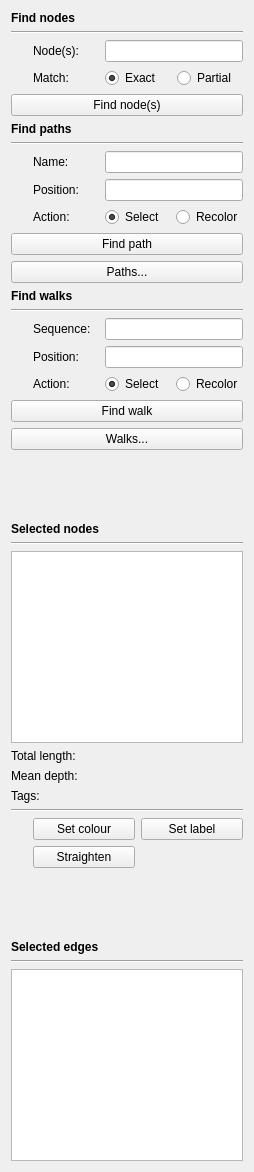
      <widget class="QWidget" name="selectionScrollAreaWidgetContents">
       <property name="geometry">
        <rect>
         <x>0</x>
         <y>0</y>
         <width>254</width>
         <height>1130</height>
        </rect>
       </property>
       <property name="sizePolicy">
        <sizepolicy hsizetype="Minimum" vsizetype="Preferred">
         <horstretch>0</horstretch>
         <verstretch>0</verstretch>
        </sizepolicy>
       </property>
       <layout class="QVBoxLayout" name="verticalLayout_4">
        <item>
         <widget class="QLabel" name="label_14">
          <property name="sizePolicy">
           <sizepolicy hsizetype="Minimum" vsizetype="Preferred">
            <horstretch>0</horstretch>
            <verstretch>0</verstretch>
           </sizepolicy>
          </property>
          <property name="font">
           <font>
            <bold>true</bold>
           </font>
          </property>
          <property name="text">
           <string>Find nodes</string>
          </property>
         </widget>
        </item>
        <item>
         <widget class="Line" name="line_10">
          <property name="orientation">
           <enum>Qt::Horizontal</enum>
          </property>
         </widget>
        </item>
        <item>
         <widget class="QWidget" name="nodeSelectionWidget" native="true">
          <property name="enabled">
           <bool>true</bool>
          </property>
          <layout class="QGridLayout" name="gridLayout_2">
           <property name="leftMargin">
            <number>0</number>
           </property>
           <property name="topMargin">
            <number>0</number>
           </property>
           <property name="rightMargin">
            <number>0</number>
           </property>
           <property name="bottomMargin">
            <number>0</number>
           </property>
           <item row="1" column="0">
            <widget class="InfoTextWidget" name="selectionSearchNodesMatchTypeInfoText" native="true">
             <property name="enabled">
              <bool>true</bool>
             </property>
             <property name="sizePolicy">
              <sizepolicy hsizetype="Fixed" vsizetype="Fixed">
               <horstretch>0</horstretch>
               <verstretch>0</verstretch>
              </sizepolicy>
             </property>
             <property name="minimumSize">
              <size>
               <width>16</width>
               <height>16</height>
              </size>
             </property>
             <property name="toolTip">
              <string>&lt;html&gt;&lt;head/&gt;&lt;body&gt;&lt;p&gt;When 'Exact' match is used, nodes will only be selected if their name exactly matches your input above.&lt;br/&gt;&lt;br/&gt;When 'Partial' match is used, nodes will be selected if any part of their name matches your input above.&lt;/p&gt;&lt;/body&gt;&lt;/html&gt;</string>
             </property>
            </widget>
           </item>
           <item row="1" column="2">
            <widget class="QRadioButton" name="selectionSearchNodesExactMatchRadioButton">
             <property name="focusPolicy">
              <enum>Qt::StrongFocus</enum>
             </property>
             <property name="text">
              <string>Exact</string>
             </property>
             <property name="checked">
              <bool>true</bool>
             </property>
            </widget>
           </item>
           <item row="0" column="1">
            <widget class="QLabel" name="label_12">
             <property name="enabled">
              <bool>true</bool>
             </property>
             <property name="sizePolicy">
              <sizepolicy hsizetype="Minimum" vsizetype="Preferred">
               <horstretch>0</horstretch>
               <verstretch>0</verstretch>
              </sizepolicy>
             </property>
             <property name="text">
              <string>Node(s):</string>
             </property>
            </widget>
           </item>
           <item row="0" column="0">
            <widget class="InfoTextWidget" name="selectionSearchInfoText" native="true">
             <property name="sizePolicy">
              <sizepolicy hsizetype="Fixed" vsizetype="Fixed">
               <horstretch>0</horstretch>
               <verstretch>0</verstretch>
              </sizepolicy>
             </property>
             <property name="minimumSize">
              <size>
               <width>16</width>
               <height>16</height>
              </size>
             </property>
             <property name="toolTip">
              <string>&lt;html&gt;&lt;head/&gt;&lt;body&gt;&lt;p&gt;Type a comma-delimited list of one or mode node numbers and then click the 'Find node(s)' button to search for nodes in the graph. If the search is successful, the view will zoom to the found nodes and they will be selected.&lt;/p&gt;&lt;/body&gt;&lt;/html&gt;</string>
             </property>
            </widget>
           </item>
           <item row="1" column="1">
            <widget class="QLabel" name="label_16">
             <property name="enabled">
              <bool>true</bool>
             </property>
             <property name="text">
              <string>Match:</string>
             </property>
            </widget>
           </item>
           <item row="1" column="3">
            <widget class="QRadioButton" name="selectionSearchNodesPartialMatchRadioButton">
             <property name="focusPolicy">
              <enum>Qt::StrongFocus</enum>
             </property>
             <property name="text">
              <string>Partial</string>
             </property>
            </widget>
           </item>
           <item row="0" column="2" colspan="2">
            <widget class="QLineEdit" name="selectionSearchNodesLineEdit">
             <property name="enabled">
              <bool>true</bool>
             </property>
             <property name="sizePolicy">
              <sizepolicy hsizetype="Minimum" vsizetype="Fixed">
               <horstretch>0</horstretch>
               <verstretch>0</verstretch>
              </sizepolicy>
             </property>
             <property name="focusPolicy">
              <enum>Qt::StrongFocus</enum>
             </property>
            </widget>
           </item>
          </layout>
         </widget>
        </item>
        <item>
         <widget class="QPushButton" name="selectNodesButton">
          <property name="focusPolicy">
           <enum>Qt::StrongFocus</enum>
          </property>
          <property name="text">
           <string>Find node(s)</string>
          </property>
         </widget>
        </item>
        <item>
         <widget class="QLabel" name="label_114">
          <property name="sizePolicy">
           <sizepolicy hsizetype="Minimum" vsizetype="Preferred">
            <horstretch>0</horstretch>
            <verstretch>0</verstretch>
           </sizepolicy>
          </property>
          <property name="font">
           <font>
            <bold>true</bold>
           </font>
          </property>
          <property name="text">
           <string>Find paths</string>
          </property>
         </widget>
        </item>
        <item>
         <widget class="Line" name="line_101">
          <property name="orientation">
           <enum>Qt::Horizontal</enum>
          </property>
         </widget>
        </item>
        <item>
         <widget class="QWidget" name="pathSelectionWidget" native="true">
          <property name="enabled">
           <bool>true</bool>
          </property>
          <layout class="QGridLayout" name="gridLayout_21">
           <property name="leftMargin">
            <number>0</number>
           </property>
           <property name="topMargin">
            <number>0</number>
           </property>
           <property name="rightMargin">
            <number>0</number>
           </property>
           <property name="bottomMargin">
            <number>0</number>
           </property>
           <item row="2" column="0">
            <widget class="InfoTextWidget" name="pathSelectionTypeInfoText" native="true">
             <property name="enabled">
              <bool>true</bool>
             </property>
             <property name="sizePolicy">
              <sizepolicy hsizetype="Fixed" vsizetype="Fixed">
               <horstretch>0</horstretch>
               <verstretch>0</verstretch>
              </sizepolicy>
             </property>
             <property name="minimumSize">
              <size>
               <width>16</width>
               <height>16</height>
              </size>
             </property>
            </widget>
           </item>
           <item row="0" column="2" colspan="2">
            <widget class="QLineEdit" name="pathSelectionLineEdit2">
             <property name="enabled">
              <bool>true</bool>
             </property>
             <property name="sizePolicy">
              <sizepolicy hsizetype="Minimum" vsizetype="Fixed">
               <horstretch>0</horstretch>
               <verstretch>0</verstretch>
              </sizepolicy>
             </property>
             <property name="focusPolicy">
              <enum>Qt::StrongFocus</enum>
             </property>
            </widget>
           </item>
           <item row="0" column="1">
            <widget class="QLabel" name="label_112">
             <property name="enabled">
              <bool>true</bool>
             </property>
             <property name="sizePolicy">
              <sizepolicy hsizetype="Minimum" vsizetype="Preferred">
               <horstretch>0</horstretch>
               <verstretch>0</verstretch>
              </sizepolicy>
             </property>
             <property name="text">
              <string>Name:</string>
             </property>
            </widget>
           </item>
           <item row="2" column="3">
            <widget class="QRadioButton" name="pathSelectionRecolorRadioButton">
             <property name="focusPolicy">
              <enum>Qt::StrongFocus</enum>
             </property>
             <property name="text">
              <string>Recolor</string>
             </property>
            </widget>
           </item>
           <item row="2" column="1">
            <widget class="QLabel" name="label_116">
             <property name="enabled">
              <bool>true</bool>
             </property>
             <property name="text">
              <string>Action:</string>
             </property>
            </widget>
           </item>
           <item row="2" column="2">
            <widget class="QRadioButton" name="pathSelectionSelectRadioButton">
             <property name="focusPolicy">
              <enum>Qt::StrongFocus</enum>
             </property>
             <property name="text">
              <string>Select</string>
             </property>
             <property name="checked">
              <bool>true</bool>
             </property>
            </widget>
           </item>
           <item row="0" column="0">
            <widget class="InfoTextWidget" name="pathSelectionInfoText2" native="true">
             <property name="sizePolicy">
              <sizepolicy hsizetype="Fixed" vsizetype="Fixed">
               <horstretch>0</horstretch>
               <verstretch>0</verstretch>
              </sizepolicy>
             </property>
             <property name="minimumSize">
              <size>
               <width>16</width>
               <height>16</height>
              </size>
             </property>
            </widget>
           </item>
           <item row="1" column="1">
            <widget class="QLabel" name="label">
             <property name="text">
              <string>Position:</string>
             </property>
            </widget>
           </item>
           <item row="1" column="2" colspan="2">
            <widget class="QLineEdit" name="pathSelectionPositionLineEdit"/>
           </item>
          </layout>
         </widget>
        </item>
        <item>
         <widget class="QPushButton" name="pathSelectButton">
          <property name="focusPolicy">
           <enum>Qt::StrongFocus</enum>
          </property>
          <property name="text">
           <string>Find path</string>
          </property>
         </widget>
        </item>
        <item>
         <widget class="QPushButton" name="pathListButton">
          <property name="text">
           <string>Paths...</string>
          </property>
         </widget>
        </item>

        <item>
         <widget class="QLabel" name="label_115">
          <property name="sizePolicy">
           <sizepolicy hsizetype="Minimum" vsizetype="Preferred">
            <horstretch>0</horstretch>
            <verstretch>0</verstretch>
           </sizepolicy>
          </property>
          <property name="font">
           <font>
            <bold>true</bold>
           </font>
          </property>
          <property name="text">
           <string>Find walks</string>
          </property>
         </widget>
        </item>
        <item>
         <widget class="Line" name="line_102">
          <property name="orientation">
           <enum>Qt::Horizontal</enum>
          </property>
         </widget>
        </item>

        <item>
         <widget class="QWidget" name="walkSelectionWidget" native="true">
          <property name="enabled">
           <bool>true</bool>
          </property>
          <layout class="QGridLayout" name="gridLayout_22">
           <property name="leftMargin">
            <number>0</number>
           </property>
           <property name="topMargin">
            <number>0</number>
           </property>
           <property name="rightMargin">
            <number>0</number>
           </property>
           <property name="bottomMargin">
            <number>0</number>
           </property>
           <item row="2" column="0">
            <widget class="InfoTextWidget" name="walkSelectionTypeInfoText" native="true">
             <property name="enabled">
              <bool>true</bool>
             </property>
             <property name="sizePolicy">
              <sizepolicy hsizetype="Fixed" vsizetype="Fixed">
               <horstretch>0</horstretch>
               <verstretch>0</verstretch>
              </sizepolicy>
             </property>
             <property name="minimumSize">
              <size>
               <width>16</width>
               <height>16</height>
              </size>
             </property>
            </widget>
           </item>
           <item row="0" column="2" colspan="2">
            <widget class="QLineEdit" name="walkSelectionLineEdit2">
             <property name="enabled">
              <bool>true</bool>
             </property>
             <property name="sizePolicy">
              <sizepolicy hsizetype="Minimum" vsizetype="Fixed">
               <horstretch>0</horstretch>
               <verstretch>0</verstretch>
              </sizepolicy>
             </property>
             <property name="focusPolicy">
              <enum>Qt::StrongFocus</enum>
             </property>
            </widget>
           </item>
           <item row="0" column="1">
            <widget class="QLabel" name="label_113">
             <property name="enabled">
              <bool>true</bool>
             </property>
             <property name="sizePolicy">
              <sizepolicy hsizetype="Minimum" vsizetype="Preferred">
               <horstretch>0</horstretch>
               <verstretch>0</verstretch>
              </sizepolicy>
             </property>
             <property name="text">
              <string>Sequence:</string>
             </property>
            </widget>
           </item>
           <item row="2" column="3">
            <widget class="QRadioButton" name="walkSelectionRecolorRadioButton">
             <property name="focusPolicy">
              <enum>Qt::StrongFocus</enum>
             </property>
             <property name="text">
              <string>Recolor</string>
             </property>
            </widget>
           </item>
           <item row="2" column="1">
            <widget class="QLabel" name="label_117">
             <property name="enabled">
              <bool>true</bool>
             </property>
             <property name="text">
              <string>Action:</string>
             </property>
            </widget>
           </item>
           <item row="2" column="2">
            <widget class="QRadioButton" name="walkSelectionSelectRadioButton">
             <property name="focusPolicy">
              <enum>Qt::StrongFocus</enum>
             </property>
             <property name="text">
              <string>Select</string>
             </property>
             <property name="checked">
              <bool>true</bool>
             </property>
            </widget>
           </item>
           <item row="0" column="0">
            <widget class="InfoTextWidget" name="walkSelectionInfoText2" native="true">
             <property name="sizePolicy">
              <sizepolicy hsizetype="Fixed" vsizetype="Fixed">
               <horstretch>0</horstretch>
               <verstretch>0</verstretch>
              </sizepolicy>
             </property>
             <property name="minimumSize">
              <size>
               <width>16</width>
               <height>16</height>
              </size>
             </property>
            </widget>
           </item>
           <item row="1" column="1">
            <widget class="QLabel" name="label2">
             <property name="text">
              <string>Position:</string>
             </property>
            </widget>
           </item>
           <item row="1" column="2" colspan="2">
            <widget class="QLineEdit" name="walkSelectionPositionLineEdit"/>
           </item>
          </layout>
         </widget>
        </item>
        <item>
         <widget class="QPushButton" name="walkSelectButton">
          <property name="focusPolicy">
           <enum>Qt::StrongFocus</enum>
          </property>
          <property name="text">
           <string>Find walk</string>
          </property>
         </widget>
        </item>
        <item>
         <widget class="QPushButton" name="walkListButton">
          <property name="text">
           <string>Walks...</string>
          </property>
         </widget>
        </item>

        <item>
         <widget class="QWidget" name="selectedNodesSpacerWidget" native="true">
          <layout class="QVBoxLayout" name="verticalLayout_5">
           <property name="leftMargin">
            <number>0</number>
           </property>
           <property name="topMargin">
            <number>0</number>
           </property>
           <property name="rightMargin">
            <number>0</number>
           </property>
           <property name="bottomMargin">
            <number>0</number>
           </property>
           <item>
            <spacer name="selectedNodesSpacer">
             <property name="orientation">
              <enum>Qt::Vertical</enum>
             </property>
             <property name="sizeType">
              <enum>QSizePolicy::Fixed</enum>
             </property>
             <property name="sizeHint" stdset="0">
              <size>
               <width>20</width>
               <height>60</height>
              </size>
             </property>
            </spacer>
           </item>
          </layout>
         </widget>
        </item>
        <item>
         <widget class="QLabel" name="selectedNodesTitleLabel">
          <property name="sizePolicy">
           <sizepolicy hsizetype="Minimum" vsizetype="Preferred">
            <horstretch>0</horstretch>
            <verstretch>0</verstretch>
           </sizepolicy>
          </property>
          <property name="font">
           <font>
            <bold>true</bold>
           </font>
          </property>
          <property name="text">
           <string>Selected nodes</string>
          </property>
         </widget>
        </item>
        <item>
         <widget class="Line" name="selectedNodesLine1">
          <property name="orientation">
           <enum>Qt::Horizontal</enum>
          </property>
         </widget>
        </item>
        <item>
         <widget class="QPlainTextEdit" name="selectedNodesTextEdit">
          <property name="sizePolicy">
           <sizepolicy hsizetype="Ignored" vsizetype="Minimum">
            <horstretch>0</horstretch>
            <verstretch>0</verstretch>
           </sizepolicy>
          </property>
          <property name="readOnly">
           <bool>true</bool>
          </property>
         </widget>
        </item>
        <item>
         <widget class="QLabel" name="selectedNodesLengthLabel">
          <property name="sizePolicy">
           <sizepolicy hsizetype="Minimum" vsizetype="Preferred">
            <horstretch>0</horstretch>
            <verstretch>0</verstretch>
           </sizepolicy>
          </property>
          <property name="text">
           <string>Total length:</string>
          </property>
          <property name="alignment">
           <set>Qt::AlignLeading|Qt::AlignLeft|Qt::AlignVCenter</set>
          </property>
         </widget>
        </item>
        <item>
         <widget class="QLabel" name="selectedNodesDepthLabel">
          <property name="sizePolicy">
           <sizepolicy hsizetype="Minimum" vsizetype="Preferred">
            <horstretch>0</horstretch>
            <verstretch>0</verstretch>
           </sizepolicy>
          </property>
          <property name="text">
           <string>Mean depth:</string>
          </property>
          <property name="alignment">
           <set>Qt::AlignLeading|Qt::AlignLeft|Qt::AlignVCenter</set>
          </property>
         </widget>
        </item>
        <item>
         <widget class="QLabel" name="selectedNodesTagLabel">
          <property name="sizePolicy">
           <sizepolicy hsizetype="Ignored" vsizetype="Preferred">
            <horstretch>0</horstretch>
            <verstretch>0</verstretch>
           </sizepolicy>
          </property>
          <property name="text">
           <string>Tags:</string>
          </property>
          <property name="textFormat">
           <enum>Qt::PlainText</enum>
          </property>
          <property name="wordWrap">
           <bool>true</bool>
          </property>
          <property name="alignment">
           <set>Qt::AlignLeading|Qt::AlignLeft|Qt::AlignVCenter</set>
          </property>
         </widget>
        </item>
        <item>
         <widget class="Line" name="selectedNodesLine2">
          <property name="orientation">
           <enum>Qt::Horizontal</enum>
          </property>
         </widget>
        </item>
        <item>
         <widget class="QWidget" name="selectedNodesModificationWidget" native="true">
          <layout class="QGridLayout" name="gridLayout">
           <property name="leftMargin">
            <number>0</number>
           </property>
           <property name="topMargin">
            <number>0</number>
           </property>
           <property name="rightMargin">
            <number>0</number>
           </property>
           <property name="bottomMargin">
            <number>0</number>
           </property>
           <item row="0" column="0">
            <widget class="InfoTextWidget" name="setColourAndLabelInfoText" native="true">
             <property name="sizePolicy">
              <sizepolicy hsizetype="Fixed" vsizetype="Fixed">
               <horstretch>0</horstretch>
               <verstretch>0</verstretch>
              </sizepolicy>
             </property>
             <property name="minimumSize">
              <size>
               <width>16</width>
               <height>16</height>
              </size>
             </property>
             <property name="toolTip">
              <string>&lt;html&gt;&lt;head/&gt;&lt;body&gt;&lt;p&gt;Custom colours and labels can be applied to selected nodes using these buttons. They will only be visible when the colouring mode is set to 'Custom colours' and the 'Custom' label option is ticked.  &lt;/p&gt;&lt;/body&gt;&lt;/html&gt;</string>
             </property>
            </widget>
           </item>
           <item row="0" column="2">
            <widget class="QPushButton" name="setNodeCustomLabelButton">
             <property name="focusPolicy">
              <enum>Qt::StrongFocus</enum>
             </property>
             <property name="toolTip">
              <string>Ctrl+L</string>
             </property>
             <property name="text">
              <string>Set label</string>
             </property>
            </widget>
           </item>
           <item row="0" column="1">
            <widget class="QPushButton" name="setNodeCustomColourButton">
             <property name="focusPolicy">
              <enum>Qt::StrongFocus</enum>
             </property>
             <property name="toolTip">
              <string>Ctrl+O</string>
             </property>
             <property name="text">
              <string>Set colour</string>
             </property>
            </widget>
           </item>
           <item row="1" column="1">
            <widget class="QPushButton" name="straightenSelectedNodesButton">
             <property name="focusPolicy">
              <enum>Qt::StrongFocus</enum>
             </property>
             <property name="toolTip">
              <string>Straighten the selected nodes. Press again to restore their previous shape.</string>
             </property>
             <property name="text">
              <string>Straighten</string>
             </property>
            </widget>
           </item>
          </layout>
         </widget>
        </item>
        <item>
         <widget class="QWidget" name="selectedEdgesSpacerWidget" native="true">
          <layout class="QVBoxLayout" name="verticalLayout_6">
           <property name="leftMargin">
            <number>0</number>
           </property>
           <property name="topMargin">
            <number>0</number>
           </property>
           <property name="rightMargin">
            <number>0</number>
           </property>
           <property name="bottomMargin">
            <number>0</number>
           </property>
           <item>
            <spacer name="selectedEdgesSpacer">
             <property name="orientation">
              <enum>Qt::Vertical</enum>
             </property>
             <property name="sizeType">
              <enum>QSizePolicy::Fixed</enum>
             </property>
             <property name="sizeHint" stdset="0">
              <size>
               <width>20</width>
               <height>60</height>
              </size>
             </property>
            </spacer>
           </item>
          </layout>
         </widget>
        </item>
        <item>
         <widget class="QLabel" name="selectedEdgesTitleLabel">
          <property name="sizePolicy">
           <sizepolicy hsizetype="Minimum" vsizetype="Preferred">
            <horstretch>0</horstretch>
            <verstretch>0</verstretch>
           </sizepolicy>
          </property>
          <property name="font">
           <font>
            <bold>true</bold>
           </font>
          </property>
          <property name="text">
           <string>Selected edges</string>
          </property>
         </widget>
        </item>
        <item>
         <widget class="Line" name="selectedEdgesLine">
          <property name="orientation">
           <enum>Qt::Horizontal</enum>
          </property>
         </widget>
        </item>
        <item>
         <widget class="QPlainTextEdit" name="selectedEdgesTextEdit">
          <property name="sizePolicy">
           <sizepolicy hsizetype="Ignored" vsizetype="Minimum">
            <horstretch>0</horstretch>
            <verstretch>0</verstretch>
           </sizepolicy>
          </property>
          <property name="readOnly">
           <bool>true</bool>
          </property>
         </widget>
        </item>
        <item>
         <spacer name="verticalSpacer_5">
          <property name="orientation">
           <enum>Qt::Vertical</enum>
          </property>
          <property name="sizeHint" stdset="0">
           <size>
            <width>20</width>
            <height>40</height>
           </size>
          </property>
         </spacer>
        </item>
       </layout>
      </widget>
